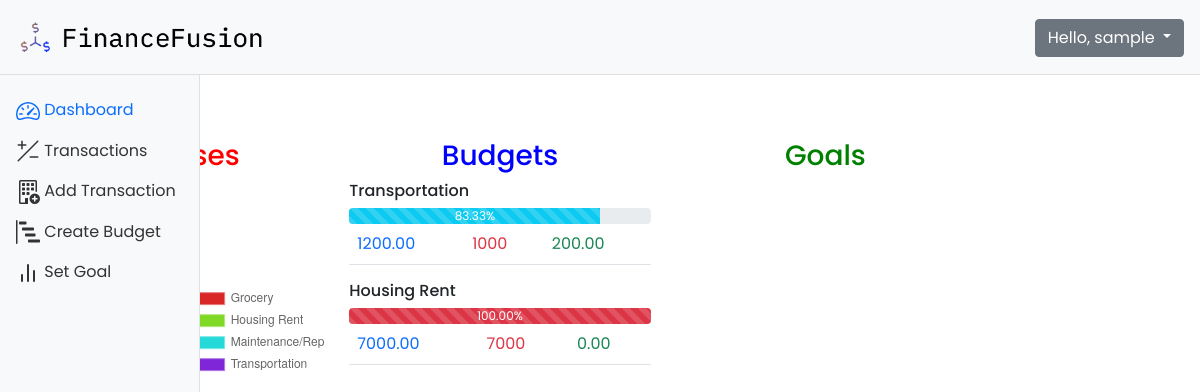
The page /dashboard/ (signed in) on the database its author committed.
### financeFusion/models.py (models this page shows, shortened)
class Category(models.Model):
    name = models.CharField(max_length=50)
    description = models.CharField(max_length=255, blank=True)

class Budget(models.Model):
    user = models.ForeignKey(User, on_delete=models.CASCADE, blank=True, null=True)
    name = models.CharField(max_length=50)
    description = models.CharField(max_length=255, blank=True)
    category = models.ForeignKey(Category, on_delete=models.CASCADE, blank=True, null=True)
    amount = models.DecimalField(max_digits=10, decimal_places=2, validators=[MinValueValidator(0)])
    start_date = models.DateField()
    end_date = models.DateField(blank=True, null=True)

### financeFusion/views.py (the view, shortened to what this page needs)
# urls.py: path('dashboard/', views.dashboard,name='dashboard'),
@login_required
def dashboard(request):
    current_date = date.today()
    results = models.Budget.objects.filter(
    Q(end_date__gte=current_date)
    )
    dic ={}
    data=[]
    for result in results:
        expenses = models.Transaction.objects.filter(Q(date__gte=result.start_date) & Q(date__lte=result.end_date),
                                                    user= request.user,
                                                    transaction_type='EXPENSE',
                                                    category=result.category,
                                                    ).values('category__name').annotate(total_amount=Sum('amount'))
        if expenses:
            dic = {}
            dic['category'] = result.category.name
            dic['budget'] = result.amount
            dic['expense'] = expenses[0]['total_amount']
            dic['expense_percentage'] = round((expenses[0]['total_amount'] / result.amount) * 100, 2)
            dic['amount_left'] = result.amount - expenses[0]['total_amount']
            data.append(dic)
    dash_active = active
    dash_active['dashboard'] = 1
    context = {'dash_active':dash_active, 'data':data}
    return render(request, 'dashboard.html',context)

### financeFusion/info_processor.py (called while the page is built)
def user_info(request):
    if request.user.is_authenticated:
        return {
            'user_name': request.user.username,
        }
    return {}

### templates/dashboard.html (shortened to what this page needs)
{%extends "base.html"%}
{%block main%}
<nav aria-label="breadcrumb">
  <ol class="breadcrumb">
      <li class="breadcrumb-item">
          <a href="/" class="text-decoration-none">
          </a>
      </li>
      <li class="breadcrumb-item active">
      </li>
  </ol>
</nav>
<div class="row g-4">
  <div class="col-lg-4 col-md-6">
    <div>
      <h3 style="color: red; text-align: center;">Expenses</h3>
    </div>
  </div>
  <div class="col-lg-4 col-md-6">
    <div>
      <h3 style="color: blue; text-align: center;">Budgets</h3>
    </div>
    {%for item in data%}
    <h6>{{item.category}}</h6>
    {%if item.expense_percentage < 60 %}
    <div class="progress">
      <div class="progress-bar progress-bar-striped bg-success" role="progressbar" style="width: {{item.expense_percentage}}%" aria-valuenow="{{item.expense_percentage}}" aria-valuemin="0" aria-valuemax="100">{{item.expense_percentage}}%</div>
    </div>
    {%elif item.expense_percentage < 90 %}
    <div class="progress">
      <div class="progress-bar progress-bar-striped bg-info" role="progressbar" style="width: {{item.expense_percentage}}%" aria-valuenow="{{item.expense_percentage}}" aria-valuemin="0" aria-valuemax="100">{{item.expense_percentage}}%</div>
    </div>
    {%elif item.expense_percentage < 99 %}
    <div class="progress">
      <div class="progress-bar progress-bar-striped bg-warning" role="progressbar" style="width: {{item.expense_percentage}}%" aria-valuenow="{{item.expense_percentage}}" aria-valuemin="0" aria-valuemax="100">{{item.expense_percentage}}%</div>
    </div>
    {%else%}
    <div class="progress">
      <div class="progress-bar progress-bar-striped bg-danger" role="progressbar" style="width: {{item.expense_percentage}}%" aria-valuenow="{{item.expense_percentage}}" aria-valuemin="0" aria-valuemax="100">{{item.expense_percentage}}%</div>
    </div>
    {%endif%}
    <table class="table">
      <tr>
        <td class= "text-primary">{{item.budget}}</td><td class= "text-danger">{{item.expense}}</td><td class= "text-success">{{item.amount_left}}</td>
      </tr>
    </table>
    {%endfor%}
  </div>
  <div class="col-lg-4 col-md-12">
    <div>
      <h3 style="color: green; text-align: center;">Goals</h3>
    </div>
</div>
{%endblock main%}

### templates/base.html (shortened to what this page needs)
<!DOCTYPE html>
{% load static %}
<html lang="en">
<head>
  <link rel="stylesheet" href="https://stackpath.bootstrapcdn.com/bootstrap/5.0.0-alpha1/css/bootstrap.min.css"
>
  <link rel="stylesheet" href="https://cdn.jsdelivr.net/chartist.js/latest/chartist.min.css">
</head>
<body>
  <nav class="navbar navbar-light bg-light p-3">
    <div class="d-flex col-12 col-md-3 col-lg-2 mb-2 mb-lg-0 flex-wrap flex-md-nowrap justify-content-between">
      <a class="navbar-brand" href="#">
        <img src="{% static 'images/logo.png'%}" width="250" height="auto">
      </a>
    </div>
    <div class="col-12 col-md-5 col-lg-8 d-flex align-items-center justify-content-md-end mt-3 mt-md-0">
      <div class="dropdown">
        <button class="btn btn-secondary dropdown-toggle" type="button" id="dropdownMenuButton" data-toggle="dropdown"
          aria-expanded="false">
          Hello, {{user_name}}
        </button>
      </div>
    </div>
  </nav>
  <div class="container-fluid">
    <div class="row">
      <nav id="sidebar" class="col-md-3 col-lg-2 d-md-block bg-light sidebar collapse">
        <div class="position-sticky">
          <ul class="nav flex-column">
            <li class="nav-item">
              <a class="nav-link {%if dash_active.dashboard %}active{%endif%}" aria-current="page" href="/dashboard/">
                <span class="ml-2">Dashboard</span>
              </a>
            </li>
            <li class="nav-item">
              <a class="nav-link {%if transactions_active.transaction %}active{%endif%}" href="/recent-transactions/">
                <span class="ml-2">Transactions</span>
              </a>
            </li>
            <li class="nav-item">
              <a class="nav-link {%if add_transaction_active.add_transaction %}active{%endif%}" href="/add-transaction/">
                <span class="ml-2">Add Transaction</span>
              </a>
            </li>
            <li class="nav-item">
              <a class="nav-link {%if budget_active.budget %}active{%endif%}" href="/create-budget/">
                <span class="ml-2">Create Budget</span>
              </a>
            </li>
            <li class="nav-item">
              <a class="nav-link {%if goal_active.goal %}active{%endif%}" href="/set-goal/">
                <span class="ml-2">Set Goal</span>
              </a>
            </li>
        </div>
      </nav>
      <main class="col-md-9 ml-sm-auto col-lg-10 px-md-4 py-4">
        {%block main%}
        {%endblock main%}
      </main>
    </div>
  </div>
</body>
</html>

### templates/base.html (style rules this page uses)
body { font-family: "Poppins", "Sans-serif"; }
.nav-item { transition: transform 0.3s ease-in-out; }
.sidebar { position: fixed; top: 0; bottom: 0; left: 0; z-index: 100; padding: 90px 0 0; box-shadow: inset -1px 0 0 rgba(0, 0, 0, .1); z-index: 99; }
.navbar { box-shadow: inset 0 -1px 0 rgba(0, 0, 0, .1); }
@media (min-width: 767.98px) { .navbar { top: 0; position: sticky; z-index: 999; } }
.sidebar .nav-link { color: #333; }
.sidebar .nav-link.active { color: #0d6efd; }

### rows shown on the page
Category: category "Transportation"
Budget: budget "1200.00"
Category: category "Housing Rent"
Budget: budget "7000.00"

### other values the page prints
{{ user_name }} "sample"
{{ item.expense_percentage }} "83.33"
{{ item.expense }} "1000" "7000"
{{ item.amount_left }} "200.00" "0.00"
{{ item.expense_percentage }} "100.00"
